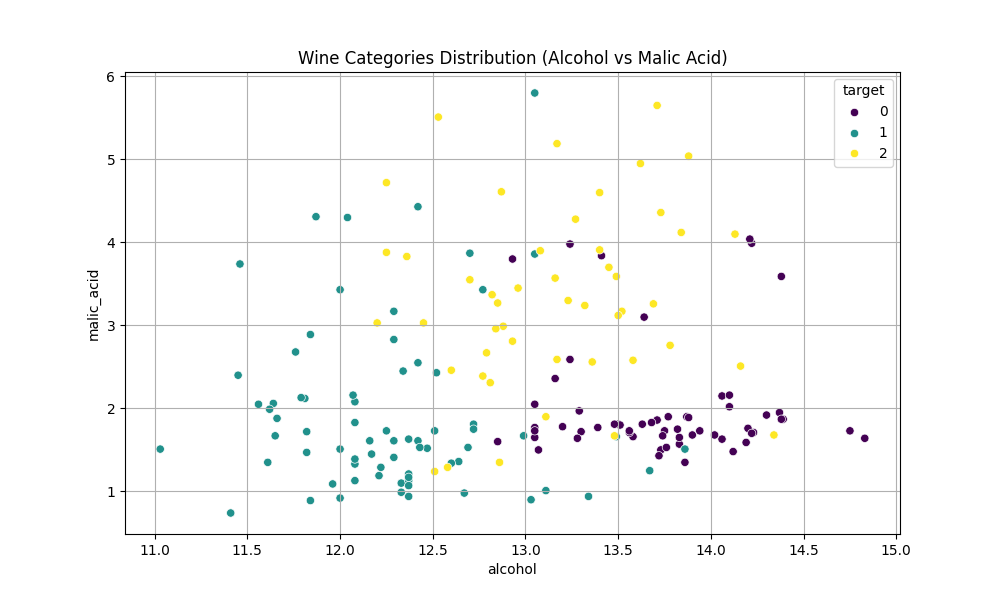

Write Python code to recreate this figure.
import os
import sys
import numpy as np
import pandas as pd
from sklearn.datasets import load_wine
from sklearn.metrics import accuracy_score
from sklearn.naive_bayes import GaussianNB as SklearnGNB
from sklearn.naive_bayes import MultinomialNB as SklearnMNB
import matplotlib.pyplot as plt
import seaborn as sns

# Path setup to root for utils
sys.path.append(os.path.abspath(os.path.join(os.path.dirname(__file__), '../../../')))
from supervised_ML.Classification.NaiveBayes.naive_bayes import GaussianNB, MultinomialNB
from utils.validation import train_test_split_custom

def run_wine_naive_bayes():
    current_dir = os.path.dirname(os.path.abspath(__file__))
    
    # 1. Load Data
    wine = load_wine()
    X, y = wine.data, wine.target
    target_names = wine.target_names
    
    # 2. Split Data
    X_train, X_test, y_train, y_test = train_test_split_custom(X, y, test_size=0.25, random_state=42)
    
    print("--- Wine Category Analysis (Naive Bayes) ---")
    
    # 3. Custom Gaussian Model
    gnb = GaussianNB()
    gnb.fit(X_train, y_train)
    y_pred_gnb = gnb.predict(X_test)
    acc_gnb = np.mean(y_pred_gnb == y_test)
    print(f"Gaussian NB Accuracy: {(acc_gnb * 100):.2f}%")
    
    # 4. Custom Multinomial Model
    mnb = MultinomialNB()
    mnb.fit(X_train, y_train)
    y_pred_mnb = mnb.predict(X_test)
    acc_mnb = np.mean(y_pred_mnb == y_test)
    print(f"Multinomial NB Accuracy: {(acc_mnb * 100):.2f}%")
    
    # 5. Validation with Sklearn
    sk_gnb = SklearnGNB().fit(X_train, y_train)
    sk_acc_gnb = accuracy_score(y_test, sk_gnb.predict(X_test))
    
    sk_mnb = SklearnMNB().fit(X_train, y_train)
    sk_acc_mnb = accuracy_score(y_test, sk_mnb.predict(X_test))
    
    print(f"\n--- Sklearn Validation ---")
    print(f"Sklearn Gaussian NB Accuracy: {(sk_acc_gnb * 100):.2f}%")
    print(f"Sklearn Multinomial NB Accuracy: {(sk_acc_mnb * 100):.2f}%")
    
    if np.isclose(acc_gnb, sk_acc_gnb) and np.isclose(acc_mnb, sk_acc_mnb):
        print("✅ Success! Custom models match Sklearn results exactly.")

    # 6. Data Visualization
    plt.figure(figsize=(10, 6))
    df = pd.DataFrame(X, columns=wine.feature_names)
    df['target'] = y
    
    # Plotting Alcohol vs Malic Acid distribution by category
    sns.scatterplot(data=df, x='alcohol', y='malic_acid', hue='target', palette='viridis')
    plt.title("Wine Categories Distribution (Alcohol vs Malic Acid)"); plt.grid(True)
    plt.savefig(os.path.join(current_dir, "example_wine_analysis.png"))
    print(f"\nVisual Analysis Plot generated in: {current_dir}")

    # 7. Sample Predictions
    print(f"\n--- Sample Predictions (Gaussian) ---")
    sample_indices = [0, 15, 30]
    for idx in sample_indices:
        test_sample = X_test[idx]
        true_class = y_test[idx]
        pred_class = gnb.predict([test_sample])[0]
        print(f"Sample {idx} -> Predicted: {target_names[pred_class]}, True: {target_names[true_class]}")

if __name__ == '__main__':
    run_wine_naive_bayes()
